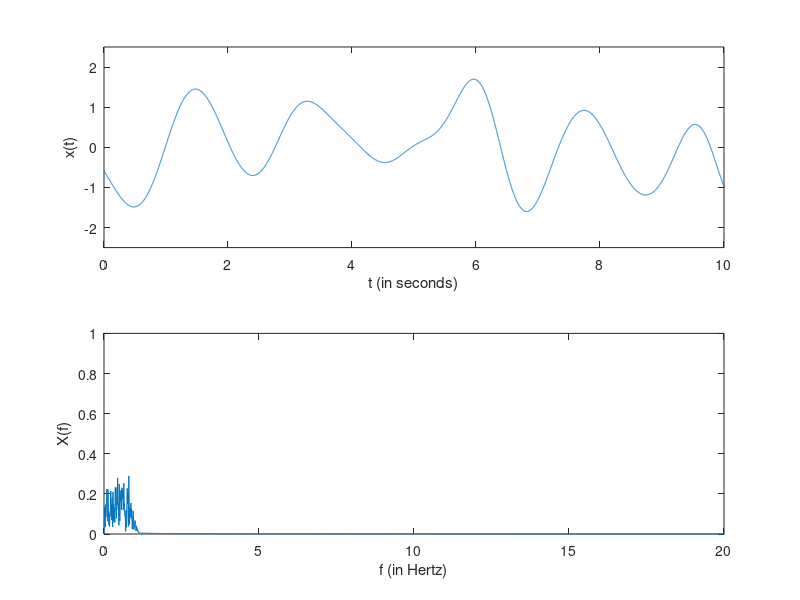

This figure's MATLAB source: (Note: this script raises an error after producing the figure.)
% Clear Matlab's memory 
clear all

% Seed the random number generator so that everybody is using the same random numbers
randn('seed',5);

% Choose our time base
f_s = 1000; % Sample frequency
t_plot = 10; % Number of seconds to plot in time domain
t_simulate = 100; % Number of seconds to simulate in time domain
f_plot = 20; % Number of Hertz to plot in frequency domain
t = 0:1/f_s:t_simulate; % Time axis
f = 0:f_s/length(t):f_s/2; % Frequency axis

% Set the conditions to impose on the modulated signal
y_amplitude_limit = 5; 
y_lower_freq_limit = 5; % Hz
y_upper_freq_limit = 15; % Hz
y_oob_amplitude_limit = 0.3;
y_dft_limit = y_amplitude_limit*ones(size(f));
y_dft_limit(f<y_lower_freq_limit) = y_oob_amplitude_limit;
y_dft_limit(f>y_upper_freq_limit) = y_oob_amplitude_limit;

% Generate our message signal
f_max = 1; % Choose the maximum frequency for our message signal
x = randn(size(t)); % Generate some noise
x = filter2(fir1(10*ceil(f_s/f_max),2*f_max/f_s),x); % Low pass filter the noise
x = x-mean(x); % Remove any DC offset
x = x/sqrt(mean(x.^2)); % Normalise the signal

% Measure the amplitude spectrum of our message signal
x_dft = 2*abs(fft(x))/length(x);
x_dft = x_dft(1:length(f));

% Plot the message signal and its amplitude spectrum
figure
subplot(2,1,1,'box','on');
plot(t,x);
xlabel('t (in seconds)');
ylabel('x(t)');
ylim([-2.5,2.5])
xlim([0,t_plot])
subplot(2,1,2,'box','on');
plot(f,x_dft);
xlabel('f (in Hertz)');
ylabel('X(f)');
ylim([0,1])
xlim([0,f_plot])

% Use the transmitter to modulate the signal
[y,y_title] = transmitter(x,t);

% Check that the modulated signal has the correct dimensions
if ~isequal(size(y),size(t))
    error('y should have the same dimensions as t');
end

% Measure the amplitude spectrum of our modulated signal
y_dft = 2*abs(fft(y))/length(y);
y_dft = y_dft(1:length(f));
  
% Plot the message signal and its amplitude spectrum
figure
subplot(2,1,1,'box','on');
plot(t,y);
xlabel('t (in seconds)');
ylabel('y(t)');
title(y_title);
ylim([-1.2*max(abs(y)),1.2*max(abs(y))]);
xlim([0,t_plot])
subplot(2,1,2,'box','on');
plot(f,y_dft);
hold on
plot(f,y_dft_limit,'r');
xlabel('f (in Hertz)');
ylabel('Y(f)');
ylim([0,1.1*y_amplitude_limit])
xlim([0,f_plot])

% Check that the amplitude spectrum our modulated signal is not too high
if(max(y_dft > y_dft_limit))
     error('The amplitude spectrum of the modulated signal is not permitted to exceed the limit')
end

% Seed the random number generator so that everybody is using the same random numbers
randn('seed',0);


% Generate some noise
N_0 = 2500;% Choose the noise power
n = sqrt(N_0)*randn(size(t));

% Add the noise to the modulated signal
y_hat = y+n;

% Measure the amplitude spectrum of our modulated signal
y_hat_dft = 2*abs(fft(y_hat))/length(y_hat);
y_hat_dft = y_hat_dft(1:length(f));

% Plot the message signal and its amplitude spectrum
figure
subplot(2,1,1,'box','on');
plot(t,y_hat);
xlabel('t (in seconds)');
ylabel('y_{hat}(t)');
ylim([-1.2*max(abs(y)),1.2*max(abs(y))]);
xlim([0,t_plot])
subplot(2,1,2,'box','on');
plot(f,y_hat_dft);
xlabel('f (in Hertz)');
ylabel('Y_{hat}(f)');
ylim([0,1.1*y_amplitude_limit])
xlim([0,f_plot])

% Use the receiver to demodulate the signal
[x_hat, x_hat_title] = receiver(y_hat,t);

% Check that the demodulated signal has the correct dimensions
if ~isequal(size(x_hat),size(t))
    error('x_hat should have the same dimensions as t');
end

% Measure the amplitude spectrum of our demodulated signal
x_hat_dft = 2*abs(fft(x_hat))/length(x_hat);
x_hat_dft = x_hat_dft(1:length(f));

% Measure the signal to noise ratio of our demodulated signal
error = x-x_hat;
x_hat_snr = 10*log10(1/mean((error(round(0.25*length(error)):round(0.75*length(error)))).^2));

% Plot the demodulated signal and its amplitude spectrum
figure
subplot(2,1,1,'box','on');
plot(t,x_hat);
xlabel('t (in seconds)');
ylabel('x_{hat}(t)');
title(x_hat_title);
ylim([-2.5,2.5])
xlim([0,t_plot])
subplot(2,1,2,'box','on');
plot(f,x_hat_dft);
xlabel('f (in Hertz)');
ylabel('X_{hat}(f)');
annotation('textbox',[0.7,0.3,0.35,0.1],'String',{['SNR = ', num2str(x_hat_snr),' dB']},'LineStyle','none');
ylim([0,1])
xlim([0,f_plot])